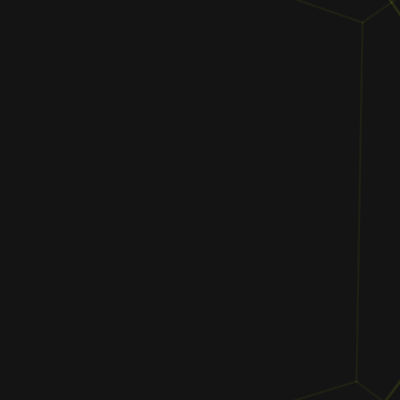
Frame 1 (no input)
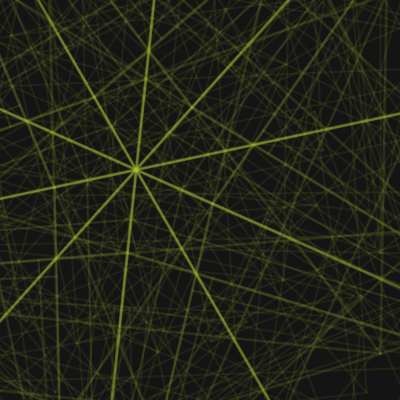
Frame 60 (the mouse pressed at the canvas centre just before this capture)
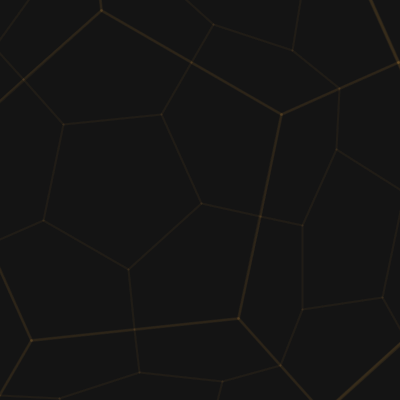
Frame 120 (the mouse held since frame 60 and released just before this capture)

The Processing sketch that drew these frames (run headless with seeded random() and noise(); from frame 60 on, the mouse is pressed at the canvas centre):

// Processing sketch: processing_126381
// ── processing_126381.pde

//newyear2014 greeting
//by XinhanYen,Email:archi730@hotmail.com
//inspire from
// Exercise Program for the lecture on "Fractals"
// a program to explore pentegon disections
// Pearson calls this Sutcliffe Pentagons (after Alan Sutcliffe)
// for Design Programming Design, Fall 2013 NCKU
// schien@mail.ncku.edu.tw

FractalRoot pentagon;
float _strutFactor = 0.4;
float _strutNoise;
int _maxLevels = 3;

void setup() { 
  size(400, 400); 
  _strutNoise = random(20);
}

void draw() {
  background(20);
  _strutNoise += 0.02; 
  _strutFactor = (noise(_strutNoise)*3)-1;
  pentagon = new FractalRoot(frameCount); 
  pentagon.drawShape();
  frameRate(5);
}

class FractalRoot { 
  PointObj[] pointArr = new PointObj[5]; 
  Branch rootBranch;

  FractalRoot(float startAngle) { 
    float centX = 100+random(50); 
    float centY = 150+random(50); 
    int count = 0; 
    for (int i = 0; i<360; i+=72) {
      float x = centX+(800*cos(radians(startAngle+i))); 
      float y = centY+(800*sin(radians(startAngle+i))); 
      pointArr[count] = new PointObj(x, y); 
      count++;
    } 

    rootBranch = new Branch(0, 0, pointArr);
  }

  void drawShape() { 
    stroke(128+random(100), 103+random(100), random(66), 10);
    rootBranch.drawMe();
  }
}
class PointObj {
  float x, y;
  PointObj(float ex, float ey) {
    x = ex;
    y = ey;
  }
}

class Branch {
  int level, num;
  PointObj[] outerPoints = {
  };
  PointObj[] midPoints = {
  };
  PointObj[] projPoints = {
  };
  Branch[] myBranches = {
  };

  Branch(int lev, int n, PointObj[] points) {
    level= lev;
    num = n;
    outerPoints = points;
    midPoints = calcMidPoints();
    projPoints = calcProjPoints();
    if (level < _maxLevels) {
      Branch childBranch = new Branch(level+1, 0, projPoints); 
      myBranches = (Branch[])append(myBranches, childBranch);

      for (int k=0; k<outerPoints.length; k++) { 
        int nextk = (k+4)%outerPoints.length; 
        PointObj[] newPoints = {
          outerPoints[k], midPoints[k], projPoints[k], projPoints[nextk], midPoints[nextk]
        }; 
        childBranch = new Branch(level+1, k+1, newPoints);
        myBranches = (Branch[])append(myBranches, childBranch);
      }
    }
  }

  void drawMe() {
    strokeWeight(5 - level);
    for (int i=0; i<outerPoints.length; i++) {
      int nexti = i+1;
      if (nexti == outerPoints.length) {
        nexti = 0;
      }
      line(outerPoints[i].x, outerPoints[i].y, outerPoints[nexti].x, outerPoints[nexti].y);
    }
    for (int k=0; k<myBranches.length; k++) {
      myBranches[k].drawMe();
    }
  }
  PointObj calcProjPoint(PointObj mp, PointObj op) { 
    float px, py; 
    px = mp.x + ((op.x - mp.x) * _strutFactor); 
    py = mp.y + ((op.y - mp.y) * _strutFactor); 
    return new PointObj(px, py);
  }
  PointObj[] calcProjPoints() {
    PointObj[] strutArray = new PointObj[midPoints.length]; 
    for (int i=0; i<midPoints.length; i++) {
      int nexti = (i+3)%midPoints.length; 
      PointObj thisSP = calcProjPoint(midPoints[i], outerPoints[nexti]); 
      strutArray[i] = thisSP;
    }
    return strutArray;
  }

  PointObj calcMidPoint(PointObj end1, PointObj end2) { 
    float mx, my; 
    mx = (end1.x + end2.x)/2; 
    my = (end1.y + end2.y)/2;
    return new PointObj(mx, my);
  }
  PointObj[] calcMidPoints() { 
    PointObj[] mpArray = new PointObj[outerPoints.length]; 
    for (int i = 0; i < outerPoints.length; i++) {
      int nexti = i+1; 
      if (nexti == outerPoints.length) {
        nexti = 0;
      }
      PointObj thisMP = calcMidPoint(outerPoints[i], outerPoints[nexti]); 
      mpArray[i] = thisMP;
    }
    return mpArray;
  }
}
